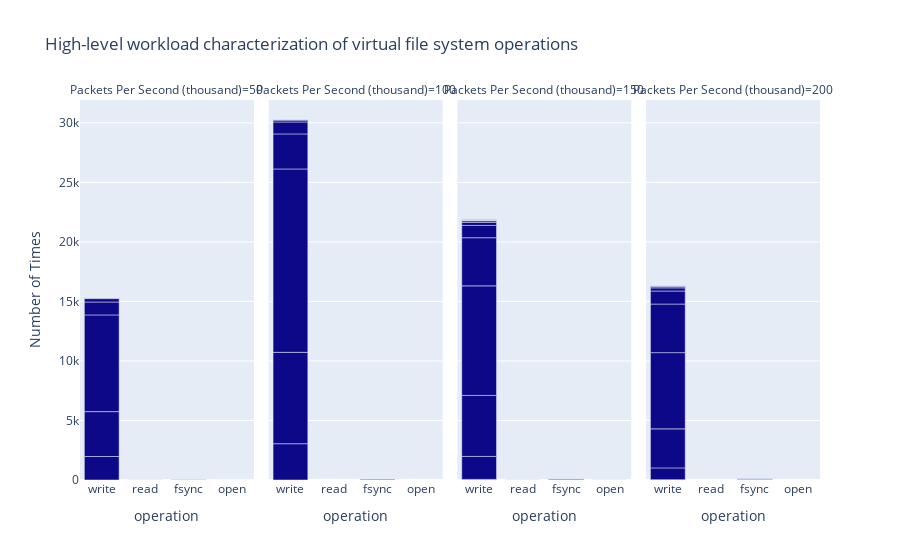
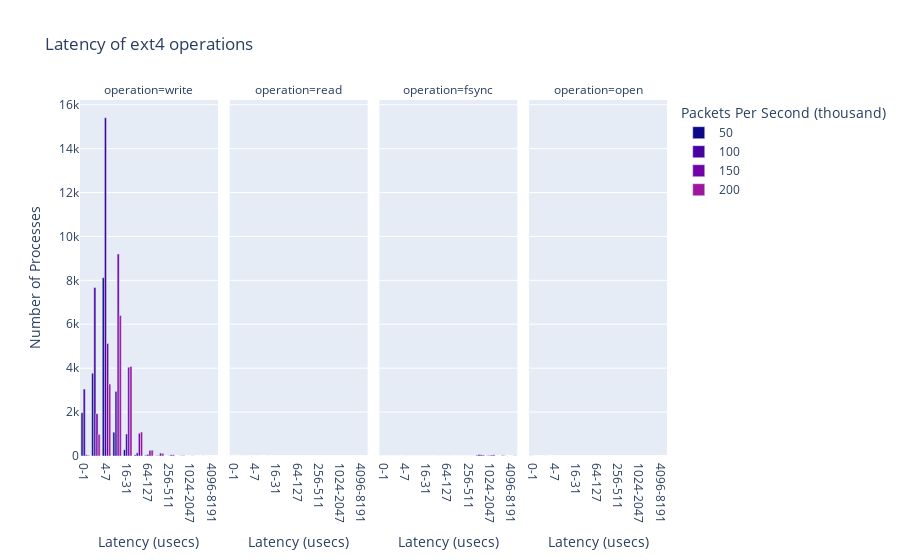

The code cell stored with these charts, in order, in its notebook:
### Code cell
ext4dist_df = spark.read.option("basePath", basePath).json(f"{basePath}/kpps=*/tool=ext4dist").select(
    "kpps", "ts", "val_type", "tool", "operation",
    explode("data").alias("dataExplode")
).orderBy(col('kpps')).select(col("kpps").cast(StringType()), "ts", "val_type", "tool", "operation", "dataExplode.*", concat_ws('-',col('dataExplode.interval-start'),col('dataExplode.interval-end')).alias("interval"))
ext4dist_fig_1 = px.bar(ext4dist_df.toPandas(), x="operation", y="count", barmode="group",
        facet_col="kpps",
        title="High-level workload characterization of virtual file system operations",
        color_discrete_sequence=px.colors.sequential.Plasma,
        labels={
                    "kpps": "Packets Per Second (thousand)",
                    "count": "Number of Times",
                    "interval": "Latency (usecs)"
        })
ext4dist_fig_1.show()
ext4dist_fig_1.write_image("images/ext4dist_fig_1.jpeg")
ext4dist_fig_2 = px.bar(ext4dist_df.toPandas(), x="interval", y="count", color="kpps", barmode="group",
        title="Latency of ext4 operations", facet_col="operation",
        color_discrete_sequence=px.colors.sequential.Plasma,
        labels={
                    "kpps": "Packets Per Second (thousand)",
                    "count": "Number of Processes",
                    "interval": "Latency (usecs)"
        })
ext4dist_fig_2.show()
ext4dist_fig_2.write_image("images/ext4dist_fig_2.jpeg")
ext4dist_fig_3 = px.bar(ext4dist_df.toPandas(), x="interval", y="count", barmode="group",
        facet_col="kpps", facet_row="operation",
        title="Latency of ext4 operations",
        color_discrete_sequence=px.colors.sequential.Plasma,
        labels={
                    "kpps": "Packets Per Second (thousand)",
                    "count": "Number of Times",
                    "interval": "Latency (usecs)"
        })
ext4dist_fig_3.show()
ext4dist_fig_3.write_image("images/ext4dist_fig_3.jpeg")
with open(html_output_file, 'a') as f:
    f.write('<h2 id="filesystem-ext4dist"> Latency of ext4 operations  </h2>')
    f.write('<p> This spans everything: block device I/O (disk I/O), file system CPU cycles, file system locks, run queue latency, etc. \
        It gives a measure of the latency suffered by an application reading from filesytem. This is a good starting point in understanding \
        if the application\'s performance is affected or dependenat on the file system. In cases where the applications performance is impacted \
        by filesystem access, the results below along with the results from the Disk I/O should be analysed to get a better observability of the \
        points of performance degradation.\
        This on shows common file system operations: reads, writes, opens, and fsyncs </p>')
    f.write(ext4dist_fig_1.to_html(full_html=False, include_plotlyjs='cdn'))
    f.write(ext4dist_fig_2.to_html(full_html=False, include_plotlyjs='cdn'))

### Figure 1 — Plotly figure (JSON) as saved in the notebook; plotly's stock layout.template omitted (floating-point values rounded to 4 significant figures)
{"data": [{"alignmentgroup": "True", "hovertemplate": "Packets Per Second (thousand)=50<br>operation=%{x}<br>Number of Times=%{y}<extra></extra>", "legendgroup": "", "marker": {"color": "#0d0887", "pattern": {"shape": ""}}, "name": "", "offsetgroup": "", "orientation": "v", "showlegend": false, "textposition": "auto", "type": "bar", "x": ["write", "write", "write", "write", "write", "write", "write", "write", "write", "read", "read", "read", "fsync", "fsync", "fsync", "fsync", "fsync", "fsync", "fsync", "fsync", "fsync", "fsync", "fsync", "open"], "xaxis": "x", "y": [1974, 3770, 8122, 1085, 286, 50, 33, 13, 1, 5, 1, 1, 0, 0, 0, 0, 0, 0, 1, 0, 1, 36, 12, 3], "yaxis": "y"}, {"alignmentgroup": "True", "hovertemplate": "Packets Per Second (thousand)=100<br>operation=%{x}<br>Number of Times=%{y}<extra></extra>", "legendgroup": "", "marker": {"color": "#0d0887", "pattern": {"shape": ""}}, "name": "", "offsetgroup": "", "orientation": "v", "showlegend": false, "textposition": "auto", "type": "bar", "x": ["write", "write", "write", "write", "write", "write", "write", "write", "write", "write", "fsync", "fsync", "fsync", "fsync", "fsync", "fsync", "fsync", "fsync", "fsync", "fsync", "fsync"], "xaxis": "x2", "y": [3050, 7674, 15404, 2943, 1002, 147, 77, 18, 7, 1, 0, 0, 0, 0, 0, 0, 0, 0, 0, 64, 21], "yaxis": "y2"}, {"alignmentgroup": "True", "hovertemplate": "Packets Per Second (thousand)=150<br>operation=%{x}<br>Number of Times=%{y}<extra></extra>", "legendgroup": "", "marker": {"color": "#0d0887", "pattern": {"shape": ""}}, "name": "", "offsetgroup": "", "orientation": "v", "showlegend": false, "textposition": "auto", "type": "bar", "x": ["write", "write", "write", "write", "write", "write", "write", "write", "write", "write", "write", "write", "open", "open", "fsync", "fsync", "fsync", "fsync", "fsync", "fsync", "fsync", "fsync", "fsync", "fsync", "fsync", "fsync", "fsync", "read", "read", "read", "read"], "xaxis": "x3", "y": [55, 1926, 5125, 9201, 4044, 1036, 255, 133, 55, 13, 5, 2, 1, 2, 0, 0, 0, 0, 0, 0, 1, 0, 0, 61, 48, 22, 2, 1, 2, 0, 1], "yaxis": "y3"}, {"alignmentgroup": "True", "hovertemplate": "Packets Per Second (thousand)=200<br>operation=%{x}<br>Number of Times=%{y}<extra></extra>", "legendgroup": "", "marker": {"color": "#0d0887", "pattern": {"shape": ""}}, "name": "", "offsetgroup": "", "orientation": "v", "showlegend": false, "textposition": "auto", "type": "bar", "x": ["write", "write", "write", "write", "write", "write", "write", "write", "write", "write", "fsync", "fsync", "fsync", "fsync", "fsync", "fsync", "fsync", "fsync", "fsync", "fsync", "fsync", "fsync", "fsync"], "xaxis": "x4", "y": [30, 986, 3279, 6404, 4081, 1093, 267, 117, 53, 16, 0, 0, 0, 0, 0, 0, 0, 0, 0, 42, 56, 15, 11], "yaxis": "y4"}], "layout": {"annotations": [{"font": {}, "showarrow": false, "text": "Packets Per Second (thousand)=50", "x": 0.1175, "xanchor": "center", "xref": "paper", "y": 1, "yanchor": "bottom", "yref": "paper"}, {"font": {}, "showarrow": false, "text": "Packets Per Second (thousand)=100", "x": 0.3725, "xanchor": "center", "xref": "paper", "y": 1, "yanchor": "bottom", "yref": "paper"}, {"font": {}, "showarrow": false, "text": "Packets Per Second (thousand)=150", "x": 0.6275, "xanchor": "center", "xref": "paper", "y": 1, "yanchor": "bottom", "yref": "paper"}, {"font": {}, "showarrow": false, "text": "Packets Per Second (thousand)=200", "x": 0.8825, "xanchor": "center", "xref": "paper", "y": 1, "yanchor": "bottom", "yref": "paper"}], "barmode": "group", "legend": {"tracegroupgap": 0}, "title": {"text": "High-level workload characterization of virtual file system operations"}, "xaxis": {"anchor": "y", "domain": [0, 0.235], "title": {"text": "operation"}}, "xaxis2": {"anchor": "y2", "domain": [0.255, 0.49], "matches": "x", "title": {"text": "operation"}}, "xaxis3": {"anchor": "y3", "domain": [0.51, 0.745], "matches": "x", "title": {"text": "operation"}}, "xaxis4": {"anchor": "y4", "domain": [0.765, 1.0], "matches": "x", "title": {"text": "operation"}}, "yaxis": {"anchor": "x", "domain": [0, 1], "title": {"text": "Number of Times"}}, "yaxis2": {"anchor": "x2", "domain": [0, 1], "matches": "y", "showticklabels": false}, "yaxis3": {"anchor": "x3", "domain": [0, 1], "matches": "y", "showticklabels": false}, "yaxis4": {"anchor": "x4", "domain": [0, 1], "matches": "y", "showticklabels": false}}}

### Figure 2 — Plotly figure (JSON) as saved in the notebook; plotly's stock layout.template omitted (floating-point values rounded to 4 significant figures)
{"data": [{"alignmentgroup": "True", "hovertemplate": "Packets Per Second (thousand)=50<br>operation=write<br>Latency (usecs)=%{x}<br>Number of Processes=%{y}<extra></extra>", "legendgroup": "50", "marker": {"color": "#0d0887", "pattern": {"shape": ""}}, "name": "50", "offsetgroup": "50", "orientation": "v", "showlegend": true, "textposition": "auto", "type": "bar", "x": ["0-1", "2-3", "4-7", "8-15", "16-31", "32-63", "64-127", "128-255", "256-511"], "xaxis": "x", "y": [1974, 3770, 8122, 1085, 286, 50, 33, 13, 1], "yaxis": "y"}, {"alignmentgroup": "True", "hovertemplate": "Packets Per Second (thousand)=50<br>operation=read<br>Latency (usecs)=%{x}<br>Number of Processes=%{y}<extra></extra>", "legendgroup": "50", "marker": {"color": "#0d0887", "pattern": {"shape": ""}}, "name": "50", "offsetgroup": "50", "orientation": "v", "showlegend": false, "textposition": "auto", "type": "bar", "x": ["0-1", "2-3", "4-7"], "xaxis": "x2", "y": [5, 1, 1], "yaxis": "y2"}, {"alignmentgroup": "True", "hovertemplate": "Packets Per Second (thousand)=50<br>operation=fsync<br>Latency (usecs)=%{x}<br>Number of Processes=%{y}<extra></extra>", "legendgroup": "50", "marker": {"color": "#0d0887", "pattern": {"shape": ""}}, "name": "50", "offsetgroup": "50", "orientation": "v", "showlegend": false, "textposition": "auto", "type": "bar", "x": ["0-1", "2-3", "4-7", "8-15", "16-31", "32-63", "64-127", "128-255", "256-511", "512-1023", "1024-2047"], "xaxis": "x3", "y": [0, 0, 0, 0, 0, 0, 1, 0, 1, 36, 12], "yaxis": "y3"}, {"alignmentgroup": "True", "hovertemplate": "Packets Per Second (thousand)=50<br>operation=open<br>Latency (usecs)=%{x}<br>Number of Processes=%{y}<extra></extra>", "legendgroup": "50", "marker": {"color": "#0d0887", "pattern": {"shape": ""}}, "name": "50", "offsetgroup": "50", "orientation": "v", "showlegend": false, "textposition": "auto", "type": "bar", "x": ["0-1"], "xaxis": "x4", "y": [3], "yaxis": "y4"}, {"alignmentgroup": "True", "hovertemplate": "Packets Per Second (thousand)=100<br>operation=write<br>Latency (usecs)=%{x}<br>Number of Processes=%{y}<extra></extra>", "legendgroup": "100", "marker": {"color": "#46039f", "pattern": {"shape": ""}}, "name": "100", "offsetgroup": "100", "orientation": "v", "showlegend": true, "textposition": "auto", "type": "bar", "x": ["0-1", "2-3", "4-7", "8-15", "16-31", "32-63", "64-127", "128-255", "256-511", "512-1023"], "xaxis": "x", "y": [3050, 7674, 15404, 2943, 1002, 147, 77, 18, 7, 1], "yaxis": "y"}, {"alignmentgroup": "True", "hovertemplate": "Packets Per Second (thousand)=100<br>operation=fsync<br>Latency (usecs)=%{x}<br>Number of Processes=%{y}<extra></extra>", "legendgroup": "100", "marker": {"color": "#46039f", "pattern": {"shape": ""}}, "name": "100", "offsetgroup": "100", "orientation": "v", "showlegend": false, "textposition": "auto", "type": "bar", "x": ["0-1", "2-3", "4-7", "8-15", "16-31", "32-63", "64-127", "128-255", "256-511", "512-1023", "1024-2047"], "xaxis": "x3", "y": [0, 0, 0, 0, 0, 0, 0, 0, 0, 64, 21], "yaxis": "y3"}, {"alignmentgroup": "True", "hovertemplate": "Packets Per Second (thousand)=150<br>operation=write<br>Latency (usecs)=%{x}<br>Number of Processes=%{y}<extra></extra>", "legendgroup": "150", "marker": {"color": "#7201a8", "pattern": {"shape": ""}}, "name": "150", "offsetgroup": "150", "orientation": "v", "showlegend": true, "textposition": "auto", "type": "bar", "x": ["0-1", "2-3", "4-7", "8-15", "16-31", "32-63", "64-127", "128-255", "256-511", "512-1023", "1024-2047", "2048-4095"], "xaxis": "x", "y": [55, 1926, 5125, 9201, 4044, 1036, 255, 133, 55, 13, 5, 2], "yaxis": "y"}, {"alignmentgroup": "True", "hovertemplate": "Packets Per Second (thousand)=150<br>operation=read<br>Latency (usecs)=%{x}<br>Number of Processes=%{y}<extra></extra>", "legendgroup": "150", "marker": {"color": "#7201a8", "pattern": {"shape": ""}}, "name": "150", "offsetgroup": "150", "orientation": "v", "showlegend": false, "textposition": "auto", "type": "bar", "x": ["0-1", "2-3", "4-7", "8-15"], "xaxis": "x2", "y": [1, 2, 0, 1], "yaxis": "y2"}, {"alignmentgroup": "True", "hovertemplate": "Packets Per Second (thousand)=150<br>operation=fsync<br>Latency (usecs)=%{x}<br>Number of Processes=%{y}<extra></extra>", "legendgroup": "150", "marker": {"color": "#7201a8", "pattern": {"shape": ""}}, "name": "150", "offsetgroup": "150", "orientation": "v", "showlegend": false, "textposition": "auto", "type": "bar", "x": ["0-1", "2-3", "4-7", "8-15", "16-31", "32-63", "64-127", "128-255", "256-511", "512-1023", "1024-2047", "2048-4095", "4096-8191"], "xaxis": "x3", "y": [0, 0, 0, 0, 0, 0, 1, 0, 0, 61, 48, 22, 2], "yaxis": "y3"}, {"alignmentgroup": "True", "hovertemplate": "Packets Per Second (thousand)=150<br>operation=open<br>Latency (usecs)=%{x}<br>Number of Processes=%{y}<extra></extra>", "legendgroup": "150", "marker": {"color": "#7201a8", "pattern": {"shape": ""}}, "name": "150", "offsetgroup": "150", "orientation": "v", "showlegend": false, "textposition": "auto", "type": "bar", "x": ["0-1", "2-3"], "xaxis": "x4", "y": [1, 2], "yaxis": "y4"}, {"alignmentgroup": "True", "hovertemplate": "Packets Per Second (thousand)=200<br>operation=write<br>Latency (usecs)=%{x}<br>Number of Processes=%{y}<extra></extra>", "legendgroup": "200", "marker": {"color": "#9c179e", "pattern": {"shape": ""}}, "name": "200", "offsetgroup": "200", "orientation": "v", "showlegend": true, "textposition": "auto", "type": "bar", "x": ["0-1", "2-3", "4-7", "8-15", "16-31", "32-63", "64-127", "128-255", "256-511", "512-1023"], "xaxis": "x", "y": [30, 986, 3279, 6404, 4081, 1093, 267, 117, 53, 16], "yaxis": "y"}, {"alignmentgroup": "True", "hovertemplate": "Packets Per Second (thousand)=200<br>operation=fsync<br>Latency (usecs)=%{x}<br>Number of Processes=%{y}<extra></extra>", "legendgroup": "200", "marker": {"color": "#9c179e", "pattern": {"shape": ""}}, "name": "200", "offsetgroup": "200", "orientation": "v", "showlegend": false, "textposition": "auto", "type": "bar", "x": ["0-1", "2-3", "4-7", "8-15", "16-31", "32-63", "64-127", "128-255", "256-511", "512-1023", "1024-2047", "2048-4095", "4096-8191"], "xaxis": "x3", "y": [0, 0, 0, 0, 0, 0, 0, 0, 0, 42, 56, 15, 11], "yaxis": "y3"}], "layout": {"annotations": [{"font": {}, "showarrow": false, "text": "operation=write", "x": 0.1175, "xanchor": "center", "xref": "paper", "y": 1, "yanchor": "bottom", "yref": "paper"}, {"font": {}, "showarrow": false, "text": "operation=read", "x": 0.3725, "xanchor": "center", "xref": "paper", "y": 1, "yanchor": "bottom", "yref": "paper"}, {"font": {}, "showarrow": false, "text": "operation=fsync", "x": 0.6275, "xanchor": "center", "xref": "paper", "y": 1, "yanchor": "bottom", "yref": "paper"}, {"font": {}, "showarrow": false, "text": "operation=open", "x": 0.8825, "xanchor": "center", "xref": "paper", "y": 1, "yanchor": "bottom", "yref": "paper"}], "barmode": "group", "legend": {"title": {"text": "Packets Per Second (thousand)"}, "tracegroupgap": 0}, "title": {"text": "Latency of ext4 operations"}, "xaxis": {"anchor": "y", "domain": [0, 0.235], "title": {"text": "Latency (usecs)"}}, "xaxis2": {"anchor": "y2", "domain": [0.255, 0.49], "matches": "x", "title": {"text": "Latency (usecs)"}}, "xaxis3": {"anchor": "y3", "domain": [0.51, 0.745], "matches": "x", "title": {"text": "Latency (usecs)"}}, "xaxis4": {"anchor": "y4", "domain": [0.765, 1.0], "matches": "x", "title": {"text": "Latency (usecs)"}}, "yaxis": {"anchor": "x", "domain": [0, 1], "title": {"text": "Number of Processes"}}, "yaxis2": {"anchor": "x2", "domain": [0, 1], "matches": "y", "showticklabels": false}, "yaxis3": {"anchor": "x3", "domain": [0, 1], "matches": "y", "showticklabels": false}, "yaxis4": {"anchor": "x4", "domain": [0, 1], "matches": "y", "showticklabels": false}}}
